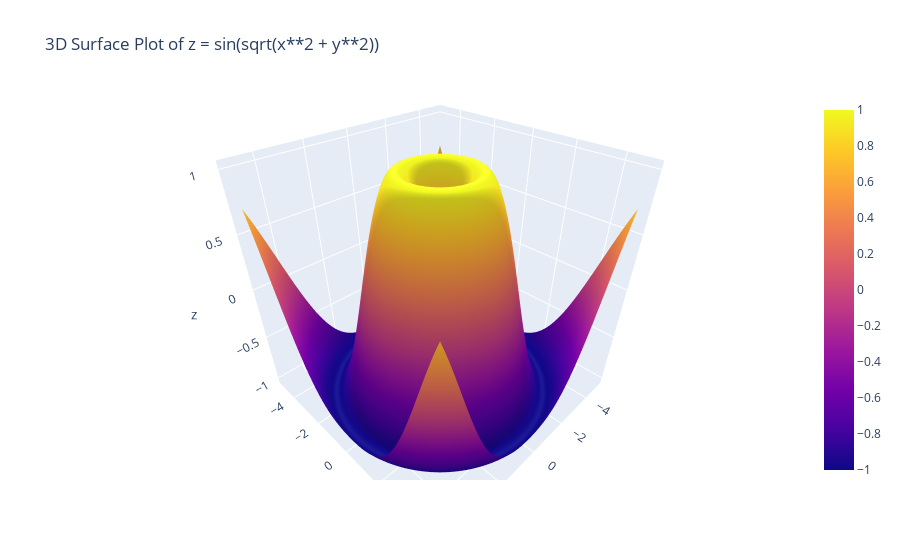

This figure's notebook cell:
### Markdown cell above
4. Using the given x and y data, generate a 3D surface plot to visualize the function(z = sin(sqrt(x**2 + y**2)))

### Code cell
import numpy as np
import pandas as pd
import plotly.graph_objects as go

# Generate x and y data
x = np.linspace(-5, 5, 100)
y = np.linspace(-5, 5, 100)
X, Y = np.meshgrid(x, y)

# Calculate z values
Z = np.sin(np.sqrt(X**2 + Y**2))

# Create the 3D surface plot
fig = go.Figure(data=[go.Surface(x=X, y=Y, z=Z)])

# Customize the plot (optional)
fig.update_layout(title='3D Surface Plot of z = sin(sqrt(x**2 + y**2))',
                  scene=dict(xaxis_title='x',
                             yaxis_title='y',
                             zaxis_title='z'))

fig.show()

### Figure 1 — Plotly figure (JSON) as saved in the notebook; plotly's stock layout.template omitted (floating-point values rounded to 4 significant figures; data arrays with more than 128 entries replaced by an {"elided": "..."} marker saying what was removed)
{"data": [{"type": "surface", "x": {"elided": "100x100 float values"}, "y": {"elided": "100x100 float values"}, "z": {"elided": "100x100 float values"}}], "layout": {"autosize": true, "scene": {"aspectmode": "auto", "aspectratio": {"x": 1, "y": 1, "z": 1}, "camera": {"center": {"x": 0, "y": 0, "z": 0}, "eye": {"x": 1.001, "y": 1.001, "z": 1.001}, "projection": {"type": "perspective"}, "up": {"x": 0, "y": 0, "z": 1}}, "xaxis": {"title": {"text": "x"}, "type": "linear"}, "yaxis": {"title": {"text": "y"}, "type": "linear"}, "zaxis": {"title": {"text": "z"}, "type": "linear"}}, "title": {"text": "3D Surface Plot of z = sin(sqrt(x**2 + y**2))"}}}
